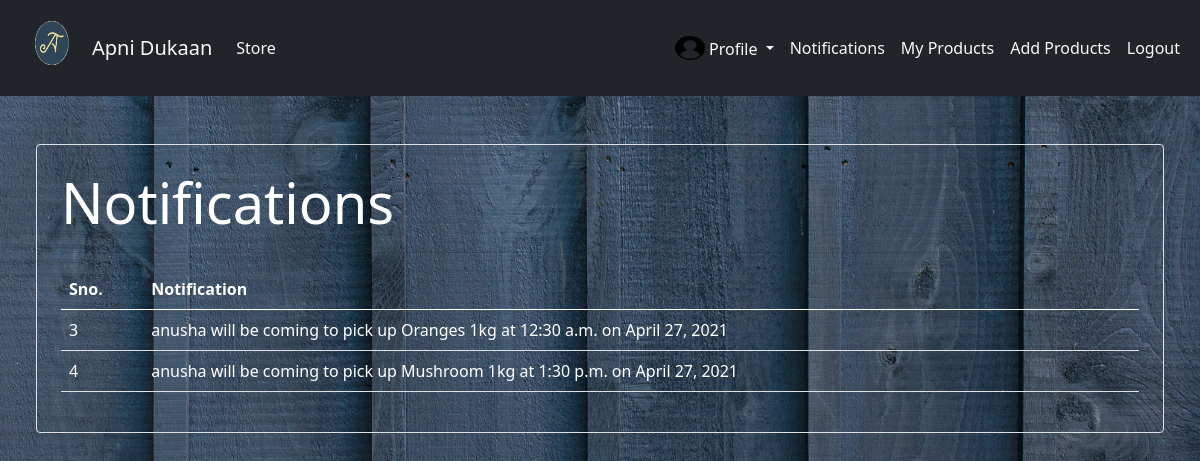
The app's page /notifications_wholesaler (signed in) with its own data.
### store/models/orders.py (models this page shows, shortened)
class Order(models.Model):
    status_choices = (('Order Placed','Order Placed'),('Order Dispatched', 'Order Dispatched'),('In transit','In transit'),('Delivered','Delivered'))
    mode_choices=(
    ('Online' ,'Online'),
    ('Offline' , 'Offline'))
    product = models.ForeignKey(Product,on_delete=models.CASCADE)
    customer = models.ForeignKey(Customer,on_delete=models.CASCADE)
    quantity = models.IntegerField(default=1)
    price = models.IntegerField()
    address = models.CharField(max_length=50, default='', blank=True)
    phone = models.CharField(max_length=50, default='', blank=True)
    date = models.DateField(default=datetime.datetime.today)
    date_of_delivery=models.DateField(default=datetime.datetime.today)
    time_pickup=models.TimeField( default=datetime.time(16, 00), blank=True)
    delivery_person_details=models.CharField(max_length=100, default='', blank=True)
    order_status = models.CharField(max_length=30, default='Order Placed')
    mode=models.CharField(max_length=10, choices=mode_choices, default='Online')
    feedback=models.CharField(max_length=400,default="")
    @staticmethod
    def gete_all_orders():
        return Order.objects.all().order_by('-date')
    @staticmethod
    def get_orders_by_seller(customer_id):
        data = []
        orders=Order.gete_all_orders()
        for order in orders:
            product_id=order.product.id
            obj = Product.objects.get(id=product_id)
            if(obj.seller.id == customer_id):
                data.append(order)
        return data

### store/models/customer.py (models this page shows, shortened)
class Customer(models.Model):
    first_name=models.CharField(max_length=50)
    last_name= models.CharField(max_length=50)
    phone= models.CharField(max_length=10)
    email= models.EmailField()
    password=models.CharField(max_length=500)
    location=models.CharField(max_length=500)
    group_name=models.CharField(max_length=500)
    latitude= models.CharField(max_length=100,default="")
    longitude= models.CharField(max_length=100,default="")

### store/models/product.py (models this page shows, shortened)
class Product(models.Model):
    name=models.CharField(max_length=50)
    price=models.IntegerField(default=0)
    category=models.ForeignKey(Categorie ,on_delete=models.CASCADE, default=1)
    description=models.CharField(max_length=200 , default='Description not available' , null=True , blank=True)
    image=models.ImageField(upload_to='media/')
    quantity=models.IntegerField(default=10)
    seller = models.ForeignKey(Customer,on_delete=models.CASCADE,default=None)

### store/views.py (the view)
# urls.py: path('notifications_wholesaler', notif.as_view()),
class notif(View):
    def get(self,request):
        customer = request.session.get('customer_id')
        orders = Order.get_orders_by_seller(customer)
        if (request.session['role']=='wholesaler'):
            return render(request,'notifications_wholesaler.html',{"orders": orders})
        if (request.session['role']=='retailer'):
            return render(request,'notifications_retailer.html',{"orders": orders})

### store/templates/notifications_wholesaler.html
{% extends 'base2.html' %}
{% block content %}
<div class="container-fluid mt-4">
  <div class="row">
    {% load custom_filter %}
    <div class="container">
       <div class="border rounded p-4 m-4">
            <p class="display-4 pl-4 ml-4" style="color: white;">Notifications</p>
            <hr>
            <table class="table">
                <thead>
                    <tr>
                        <th style="color: white;">Sno.</th>
                        <th  style="color: white;">Notification</th>
                    </tr>
                </thead>
                <tbody>
                    {% for order in orders %}
                    {%   if order.mode == "Offline"   %}
                    <tr>
                        <td style="color: white;">{{forloop.counter}}</td>
                        <td style="color: white;"> {{order.customer.first_name}} will be coming to pick up {{order.product.name}} at {{order.time_pickup}} on {{order.date_of_delivery}}</td>
                    </tr>
                    {%endif%}
                    {% endfor %}
                </tbody>
            </table>
       </div>
    </div>
{% endblock %}

### records on screen
Order: customer.first_name "anusha", product.name "Oranges 1kg", time_pickup "12:30 a.m.", date_of_delivery "April 27, 2021"
Order: customer.first_name "anusha", product.name "Mushroom 1kg", time_pickup "1:30 p.m.", date_of_delivery "April 27, 2021"
